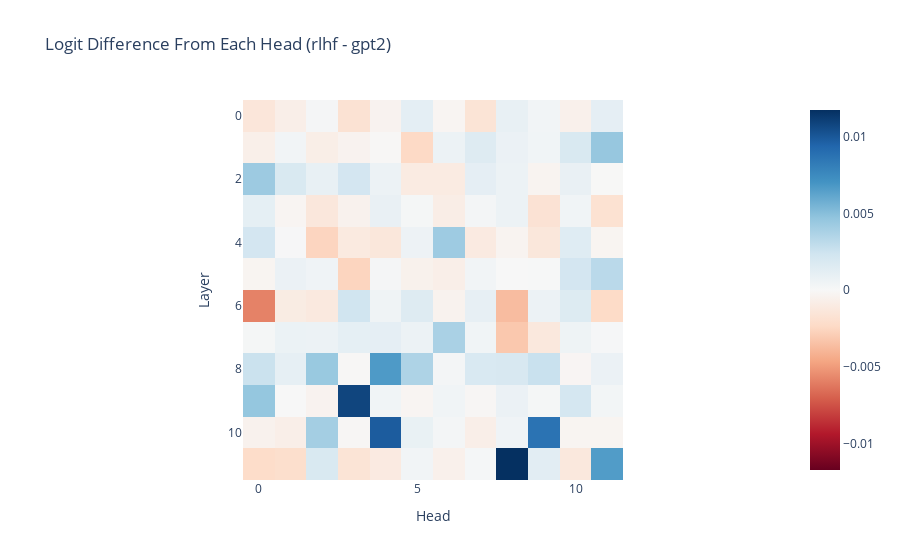

Notebook cell for this chart:
### Code cell
per_head_residual_gpt2, labels = gpt2_cache.stack_head_results(layer=-1, pos_slice=-1, return_labels=True)
per_head_logit_diffs_gpt2 = residual_stack_to_logit_diff(per_head_residual_gpt2, gpt2_cache)
per_head_logit_diffs_gpt2 = einops.rearrange(per_head_logit_diffs_gpt2, "(layer head_index) -> layer head_index", layer=rlhf_model.cfg.n_layers, head_index=rlhf_model.cfg.n_heads)

# per_head_residual_base, labels = base_cache.stack_head_results(layer=-1, pos_slice=-1, return_labels=True)
# per_head_logit_diffs_base = residual_stack_to_logit_diff(per_head_residual_base, base_cache)
# per_head_logit_diffs_base = einops.rearrange(per_head_logit_diffs_base, "(layer head_index) -> layer head_index", layer=rlhf_model.cfg.n_layers, head_index=rlhf_model.cfg.n_heads)

per_head_residual_rlhf, labels = rlhf_cache.stack_head_results(layer=-1, pos_slice=-1, return_labels=True)
per_head_logit_diffs_rlhf = residual_stack_to_logit_diff(per_head_residual_rlhf, rlhf_cache)
per_head_logit_diffs_rlhf = einops.rearrange(per_head_logit_diffs_rlhf, "(layer head_index) -> layer head_index", layer=rlhf_model.cfg.n_layers, head_index=rlhf_model.cfg.n_heads)

per_head_model_diffs_2 = per_head_logit_diffs_rlhf - per_head_logit_diffs_gpt2

imshow(per_head_model_diffs_2, xaxis="Head", yaxis="Layer", title="Logit Difference From Each Head (rlhf - gpt2)")

### Figure 1 — Plotly figure (JSON) as saved in the notebook; plotly's stock layout.template omitted (floating-point values rounded to 4 significant figures; data arrays with more than 128 entries replaced by an {"elided": "..."} marker saying what was removed)
{"data": [{"coloraxis": "coloraxis", "hovertemplate": "Head: %{x}<br>Layer: %{y}<br>color: %{z}<extra></extra>", "name": "0", "type": "heatmap", "xaxis": "x", "yaxis": "y", "z": {"elided": "12x12 float values"}}], "layout": {"coloraxis": {"cmid": 0, "colorscale": [[0, "rgb(103,0,31)"], [0.1, "rgb(178,24,43)"], [0.2, "rgb(214,96,77)"], [0.3, "rgb(244,165,130)"], [0.4, "rgb(253,219,199)"], [0.5, "rgb(247,247,247)"], [0.6, "rgb(209,229,240)"], [0.7, "rgb(146,197,222)"], [0.8, "rgb(67,147,195)"], [0.9, "rgb(33,102,172)"], [1, "rgb(5,48,97)"]]}, "title": {"text": "Logit Difference From Each Head (rlhf - gpt2)"}, "xaxis": {"anchor": "y", "constrain": "domain", "domain": [0, 1], "scaleanchor": "y", "title": {"text": "Head"}}, "yaxis": {"anchor": "x", "autorange": "reversed", "constrain": "domain", "domain": [0, 1], "title": {"text": "Layer"}}}}
